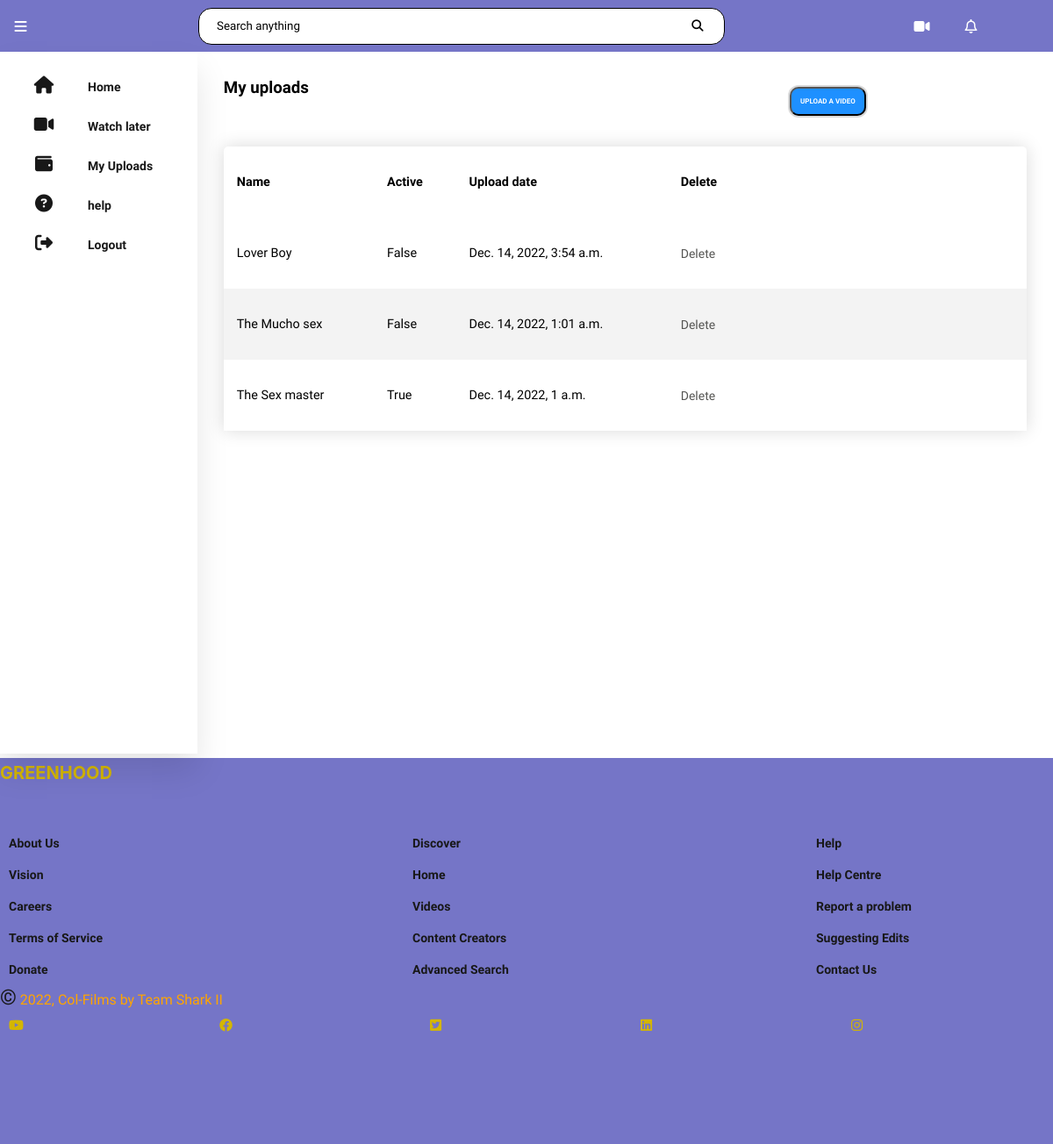
Page /myvideos (signed in) on the committed database.
### core/models.py (models this page shows, shortened)
class Reel(models.Model):
    uploader = models.ForeignKey(
        settings.AUTH_USER_MODEL, blank=True, verbose_name=_("uploaded by"),
        on_delete=models.CASCADE
    )
    title = models.CharField(
        _("video title"), max_length=255,
        help_text=_("Enter a title for your short video")
    )
    description = models.TextField(
        _("long description"),
        help_text=_("Enter a description for your short video")
    )
    category = models.ForeignKey(
        Category, on_delete=models.CASCADE,
verbose_name=_("video category"), null=True,
        help_text=_("choose a category for your short video")
    )
    cover_thumbnail = models.FileField(
        _("video cover"), upload_to="reels/cover", help_text=_("cover image"),
        null=True, blank=True, validators=[
            FileExtensionValidator(allowed_extensions=['jpg', 'jpeg', 'png'])
        ]
    )
    video = models.FileField(
        _("video file"), upload_to='reels', max_length=100,
        help_text=_("upload short video file less than 15 minutes"),
        validators=[FileExtensionValidator(allowed_extensions=[
            'MOV', 'avi', 'mp4', 'webm', 'mkv'
        ])]
    )
    published = models.BooleanField(
        _("published status"), default=False,
        help_text=_("Designates whether video has been published."),
    )
    date_posted = models.DateTimeField(
        _("date uploaded"), default=timezone.now,
        help_text="date video was uploaded"
    )
    class Meta:
        ordering = ['-date_posted', 'title']

### core/views.py (the view)
# urls.py: path('myvideos', views.Up.as_view(), name= 'myvideos'),
class Up(ListView):
    model = Reel
    template_name ='up.html'
    context_object_name = 'reels'
    def get_context_data(self,  **kwargs):
        context = super().get_context_data(**kwargs)
        context['myvid'] = Reel.objects.filter(uploader=self.request.user)
        return context

### core/templates/up.html (shortened to what this page needs)
<!DOCTYPE html>
<html lang="en">
<head>
    <link rel="stylesheet" href="https://cdnjs.cloudflare.com/ajax/libs/font-awesome/6.2.1/css/all.min.css"
 />
    <link rel="stylesheet" href="up.css">
</head>
<body>
    <div class="container">
        <nav>
            <i class="fa fa-bars menu" aria-hidden="true"></i>
            <div class="search-bar">
                <input type="text" placeholder="Search anything" name="Q" class="search-txt">
                <button type="submit"><i class="fa fa-search" aria-hidden="true"></i></button>
            </div>
            <div class="profile">
                <i class="fa fa-video-camera alarm" aria-hidden="true"></i>
                <i class="fa-regular fa-bell"></i>
            </div>
        </nav>
    </div>
    <div class="container">
        <section>
            <li><a href="{% url 'index' %}"><i class="fas fa-home"></i>
                <span class="nav-item">Home</span></i>
            </a>
        </li>
        <li><a href="_blank"><i class="fas fa fa-video-camera" aria-hidden="true"></i>
                <span class="nav-item">Watch later</span>
            </a>
        </li>
        <li><a href="{% url 'myvideos' %}"><i class="fas fa-wallet"></i>
                <span class="nav-item">My Uploads</span>
            </a>
        </li>
        <li><a href=""><i class="fas fa-question-circle"></i>
                <span class="nav-item">help</span>
            </a>
        </li>
        <li><a href="{% url 'logout' %}" class="logout"><i class="fas fa-sign-out-alt"></i>
                <span class="nav-item">Logout</span>
            </a>
        </li>
        </section>
        <div class="main">
            <div class="main-top">
                <h3>
                    My uploads
                </h3>
               <a href="{% url 'upload' %}"> <button class="btn"> Upload a video</button></a>
            </div>
            <table class="content-table">
                <thead>
                    <tr>
                        <th>Name</th>
                        <th>Active</th>
                        <th>Upload date</th>
                        <th>Delete</th>
                    </tr>
                </thead>
                <tbody>
                    {% for vid in myvid %}
                    <tr>
                        <td>{{vid.title}}</td>
                        <td>{{vid.published}}</td>
                        <td>{{vid.date_posted}}</td>
                        <td><a href='{% url "deleteupload" vid.pk %}'>Delete</a></td>
                    </tr>
                    {% endfor %}
                </tbody>
            </table>
        </div>
    </div>
</body>
 <footer>
    <div class="logo">GREENHOOD</div>
    <div class="column_container">
      <div class="column">
        <ul>
          <li><a href="">About Us</a></li>
          <li><a href="">Vision</a></li>
          <li><a href="">Careers</a></li>
          <li><a href="">Terms of Service</a></li>
          <li><a href="">Donate</a></li>
        </ul>
      </div>
      <div class="column">
        <ul>
          <li><a href="">Discover</a></li>
          <li><a href="">Home</a></li>
          <li><a href="">Videos</a></li>
          <li><a href="">Content Creators</a></li>
          <li><a href="">Advanced Search</a></li>
        </ul>
      </div>
      <div class="column">
        <ul>
          <li><a href="">Help</a></li>
          <li><a href="">Help Centre</a></li>
          <li><a href="">Report a problem</a></li>
          <li><a href="">Suggesting Edits</a></li>
          <li><a href="">Contact Us</a></li>
        </ul>
      </div>
    </div>
    <div class="copyright_and_brand_icons">
      <div class="copyright">
        <span>&copy</span> 2022, Col-Films by Team Shark II
      </div>
      <div class="brand_icons">
        <a href="#"><i class="fa-brands fa-youtube"></i></a>
        <a href="#"><i class="fa-brands fa-facebook"></i></a>
        <a href="#"><i class="fa-brands fa-square-twitter"></i></i></a>
        <a href="#"><i class="fa-brands fa-linkedin"></i></a>
        <a href="#"><i class="fa-brands fa-instagram"></i></i></a>
      </div>
    </div>
</footer>
</html>

### core/templates/up.css (style rules this page uses)
* { margin: 0; padding: 0; box-sizing: border-box; font-family: "Kumbh Sans", sans-serif; max-width: 100%; }
:root { --primary-color: #000072; --primary-color-2: #2121a8; --primary-color-3: #7575c7; --secondary-color: #e1c202; --secondary-color-2: #eedc6e; --secondary-color-3: #efe6ae; --tertiary-color: #a1bcc7; --tertiary-color-2: #181818; --tertiary-color-3: #858585; --tertiary-color-4: #b8b8b8; --background: #ffffff; --logo-color: #d4b600; }
nav { width: 100%; margin: 0px 0px; display: flex; justify-content: space-between; align-items: center; padding: 0.1rem; background: var(--primary-color-3); }
nav .menu { margin-left: 15px; }
.profile { display: flex; align-items: center; margin-right: 15px; }
.profile i, .menu { color: var(--background); }
.alarm, .fa-regular { margin: 20px; }
span { color: var(--tertiary-color-2); }
.search-bar { display: flex; border: 1px solid; justify-content: space-between; width: 600px; border-radius: 15px; padding: 10px 20px; background: var(--background); }
::placeholder { color: #000; }
.search-bar .search-txt { border: none; background: none; outline: none; }
.search-bar button { background: transparent; color: #000; border: 0; width: 20px; height: 20px; border-radius: 50%; cursor: pointer; }
.container { display: flex; }
section { position: relative; top: 0; bottom: 0; left: 0; height: 100vh; background: #fff; width: 280px; overflow: hidden; box-shadow: 0px 20px 35px rgba(0, 0, 0, 0.1); }
a { position: relative; color: rgb(85, 85, 83); font-size: 14px; display: table; width: 280px; padding: 10px; text-decoration: none; }
section .fas { position: relative; width: 80px; height: 25px; top: 18px; font-size: 20px; text-align: center; }
.nav-item { position: relative; top: 18px; margin-left: 10px; }
.logout { position: absolute; }
.btn { border-radius: 10px; font-size: 8px; font-weight: bold; background: #1e90ff; padding: 10px; text-align: center; text-decoration: none; text-transform: uppercase; color: var(--background); cursor: pointer; box-shadow: 0 0 0 2px rgba(0, 0, 0, 0.15); }
.main { position: relative; padding: 30px; width: 100%; height: 100vh; overflow: auto; }
.main-top { display: flex; justify-content: space-between; width: 100%; }
.content-table { border-collapse: collapse; margin: 25px 0; width: 100%; font-size: 0.9em; border-radius: 5px 5px 0 0; overflow: hidden; box-shadow: 0 0 20px rgba(0, 0, 0, 0.15); }
.content-table thead tr { text-align: left; font-weight: bold; }
.content-table th, .content-table td { padding: 32px 15px; }
.content-table tbody tr:nth-of-type(even) { background-color: #f3f3f3; }
footer { bottom: 0; margin-top: 5px; padding-top: 5px; background: var(--primary-color-3); height: 55vh; overflow: fixed; }
footer .logo { font-family: "Inter", sans-serif; color: var(--logo-color); font-size: 20px; font-weight: 700; }
.column_container { width: 100%; display: flex; flex-direction: row; justify-content: space-between; align-items: center; margin: auto; position: relative; bottom: 0; }
ul { margin-top: 50px; }
li { list-style: none; }
li:nth-child(1) { font-size: 20px; font-weight: 700; }
li a:nth-child(1) { font-weight: 700; }
li a { text-decoration: none; color: var(--tertiary-color-2); font-weight: 400; }
.copyright { color: orange; }
.copyright span { font-size: 24px; }
.brand_icons { display: flex; }
.brand_icons i { color: var(--logo-color); font-size: 15px; }

### rows in the picture
Reel: title "Lover Boy", published "False", date_posted "Dec. 14, 2022, 3:54 a.m."
Reel: title "The Mucho sex", published "False", date_posted "Dec. 14, 2022, 1:01 a.m."
Reel: title "The Sex master", published "True", date_posted "Dec. 14, 2022, 1 a.m."
